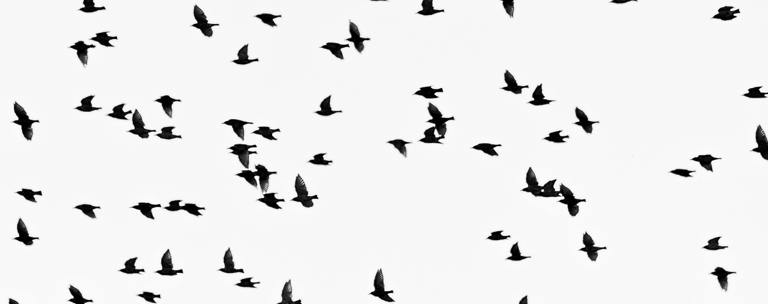
#> input picture Photo/birdflying.jpg, 768 x 304 px, found by its file name
$ python io_contours.py
#> lines starting #> are read from the running program, lines starting #| are printed output that depends on the picture; after the words box and inside, x2 and y2 are one past the last pixel; in counts of white or black regions, pixels touching at a corner belong together
import os
import cv2 as cv

img = cv.imread(os.path.join('.','Photo','birdflying.jpg'))
#> img is the input picture: shape (304, 768, 3); min 0, max 255, mean 233.9

img_gray = cv.cvtColor(img,cv.COLOR_BGR2GRAY)

ret, thresh = cv.threshold(img_gray,125,200,cv.THRESH_BINARY_INV)
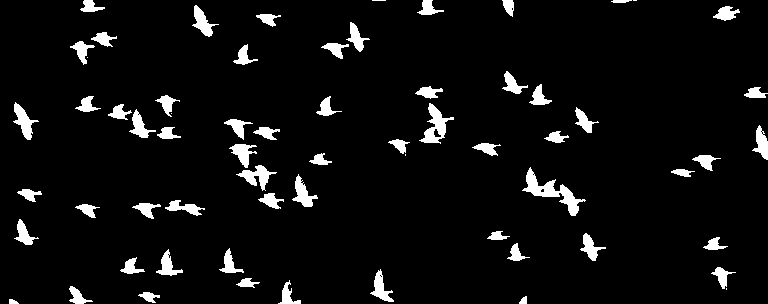
#> thresh: shape (304, 768); values 0 (black) and 200 (white), 5.7% white; 65 white regions (6 under 20 px)
#INV means inverse


contours ,hierarchy = cv.findContours(thresh,cv.RETR_TREE,cv.CHAIN_APPROX_SIMPLE)
#> contours = 75 contours, 15 with area under 20; largest, box (x1, y1, x2, y2) and area: (522, 167, 586, 216) 746, (419, 103, 454, 144) 512, (236, 165, 277, 191) 344, (13, 102, 39, 140) 336, (292, 174, 318, 207) 303

for cnt in contours:
    if cv.contourArea(cnt) > 100: #"Only detect shapes (like birds) that cover more than 100 pixels."
        #cv.drawContours(img,cnt,-1,(0,255,0),1)
        x1,y1,w,h = cv.boundingRect(cnt)#x1, y1 = top-left corner of the rectangle. w, h = width and height


        cv.rectangle(img,(x1,y1),(x1+w ,y1+h),(0,255,0),2)
#> this loop made 75 passes
#> (x1, y1, w, h) on passes 5, 6, 8, 11, 12, 13, 15, 16, 17, 18, 20, 21: (69, 286, 24, 18), (278, 280, 23, 24), (370, 269, 24, 33), (711, 267, 25, 22), (120, 257, 25, 17), (156, 249, 27, 27), (219, 248, 25, 25), (507, 243, 23, 18), (703, 237, 25, 13), (580, 233, 26, 28), (14, 219, 25, 26), (75, 204, 25, 14)
#> cnt on passes 4, 9, 10, 14, 30, 33: [[726, 288], [726, 289]], [[380, 276], [381, 275], [382, 276], [381, 277]], [[379, 275], [380, 274], [381, 275], [380, 276]], [[167, 254], [168, 253], [169, 254], [168, 255]], [[532, 174], [533, 173], [534, 174], [533, 175]], [[405, 154], [405, 155]]
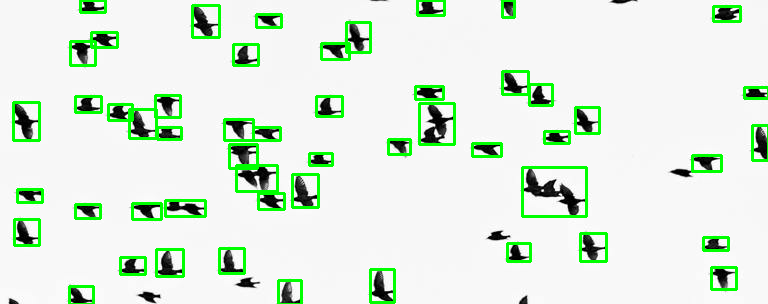
#> img: shape (304, 768, 3); 6.07% of pixels changed, all inside (x1, y1, x2, y2) = (12, 0, 768, 304)

cv.imshow('img',img)
cv.imshow('img_gray',img_gray)
cv.imshow('thresh',thresh)

cv.waitKey(0)
